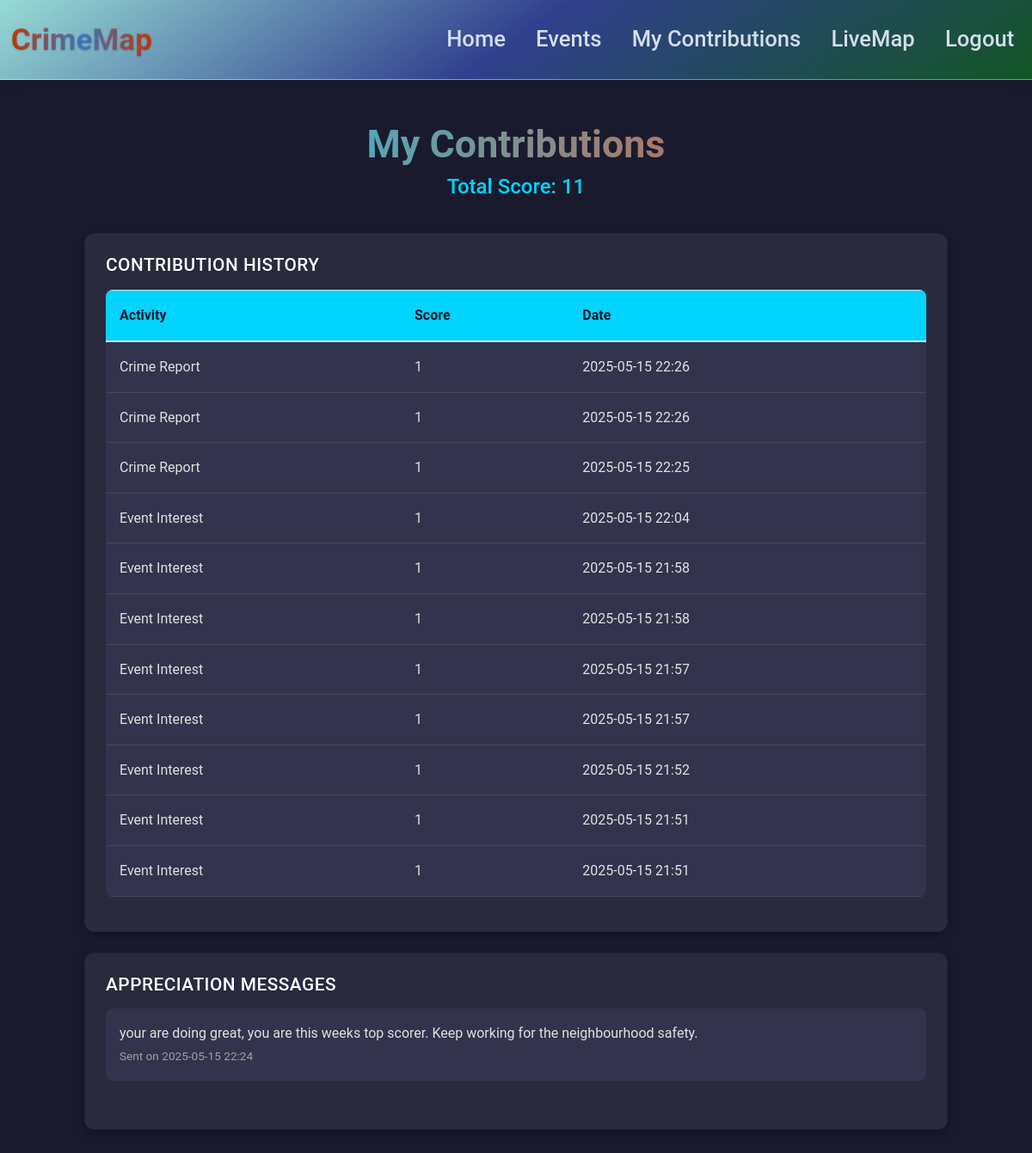
The app's page /user_contributions (signed in) with its own data.
### website/models.py (models this page shows, shortened)
class Contribution(db.Model):
    __tablename__ = 'contribution'
    id = db.Column(db.Integer, primary_key=True)
    user_id = db.Column(db.Integer, db.ForeignKey('user.id'), nullable=False)
    activity_type = db.Column(db.String(50), nullable=False)
    score = db.Column(db.Integer, default=1, nullable=False)
    event_id = db.Column(db.Integer, db.ForeignKey('event.id'))  # Add this line
    created_at = db.Column(db.DateTime(timezone=True), default=func.now())
    user = db.relationship('User', backref=db.backref('contributions', lazy=True))
    event = db.relationship('Event')  # Add relationship to Event

class AppreciationMessage(db.Model):
    __tablename__ = 'appreciation_message'
    id = db.Column(db.Integer, primary_key=True)
    user_id = db.Column(db.Integer, db.ForeignKey('user.id'), nullable=False)
    message = db.Column(db.Text, nullable=False)
    created_at = db.Column(db.DateTime(timezone=True), default=func.now())
    user = db.relationship('User', backref=db.backref('appreciation_messages', lazy=True))

### website/views.py (the view)
@views.route('/user_contributions')
@login_required
def user_contributions():
    contributions = Contribution.query.filter_by(user_id=current_user.id).order_by(Contribution.created_at.desc()).all()
    total_score = sum(c.score for c in contributions)
    messages = AppreciationMessage.query.filter_by(user_id=current_user.id).order_by(AppreciationMessage.created_at.desc()).all()
    return render_template('user_contributions.html', user=current_user, contributions=contributions, total_score=total_score, messages=messages)

### website/__init__.py (called while the page is built)
def create_app():
    app = Flask(__name__)
    app.config['SECRET_KEY'] = 'hjshjhdjah kjshkjdhjs'
    app.config['SQLALCHEMY_DATABASE_URI'] = f'sqlite:///{DB_NAME}'
    db.init_app(app)
    from .views import views
    from .auth import auth
    from .feedbacks import feedbacks
    app.register_blueprint(views, url_prefix='/')
    app.register_blueprint(auth, url_prefix='/')
    app.register_blueprint(feedbacks, url_prefix='/feedbacks')
    from .models import User
    with app.app_context():
        db.create_all()
    login_manager = LoginManager()
    login_manager.login_view = 'auth.login'
    login_manager.init_app(app)
    @login_manager.user_loader
    def load_user(id):
        return User.query.get(int(id))
    return app

### website/views.py (called while the page is built)
@views.context_processor
def inject_upcoming_events():
    upcoming_events = Event.query.filter(Event.date > datetime.now()).count()
    return {'upcoming_events': upcoming_events}

### website/templates/user_contributions.html (shortened to what this page needs)
{% extends "base.html" %}
{% block content %}
<div class="container">
    <div class="header">
        <h1>My Contributions</h1>
        <h3>Total Score: {{ total_score }}</h3>
    </div>
    <div class="card">
        <h4>Contribution History</h4>
        {% if contributions %}
        <table class="table">
            <thead>
                <tr>
                    <th>Activity</th>
                    <th>Score</th>
                    <th>Date</th>
                </tr>
            </thead>
            <tbody>
                {% for contribution in contributions %}
                <tr>
                    <td>{{ contribution.activity_type | replace('_', ' ') | title }}</td>
                    <td>{{ contribution.score }}</td>
                    <td>{{ contribution.created_at.strftime('%Y-%m-%d %H:%M') }}</td>
                </tr>
                {% endfor %}
            </tbody>
        </table>
        {% else %}
        <p class="no-data">No contributions yet.</p>
        {% endif %}
    </div>
    <div class="card">
        <h4>Appreciation Messages</h4>
        {% if messages %}
        <ul class="message-list">
            {% for message in messages %}
            <li class="message-item">
                <p>{{ message.message }}</p>
                <small>Sent on {{ message.created_at.strftime('%Y-%m-%d %H:%M') }}</small>
            </li>
            {% endfor %}
        </ul>
        {% else %}
        <p class="no-data">No appreciation messages received.</p>
        {% endif %}
    </div>
</div>
{% endblock %}

### website/templates/base.html (style rules this page uses)
body { background-color: #e6f0fa; color: #2c3e50; font-family: -apple-system, BlinkMacSystemFont, "Segoe UI", Roboto, sans-serif; line-height: 1.6; }
.container { max-width: 1200px; padding: 2.5rem 1rem; }

### website/templates/user_contributions.html (style rules this page uses)
body { background: #1a1a2e; color: #e0e0e0; font-family: 'Roboto', sans-serif; min-height: 100vh; margin: 0; }
.container { max-width: 1100px; margin: 3rem auto; padding: 0 1.5rem; }
.header { text-align: center; margin-bottom: 2.5rem; }
.header h1 { font-size: 2.8rem; font-weight: 700; color: #fff; background: linear-gradient(90deg, #00d4ff, #ff4b1f); -webkit-background-clip: text; background-clip: text; -webkit-text-fill-color: transparent; margin: 0; }
.header h3 { font-size: 1.5rem; color: #00d4ff; margin: 0.5rem 0; }
.card { background: #2a2a3e; border-radius: 12px; padding: 1.5rem; margin-bottom: 1.5rem; box-shadow: 0 4px 12px rgba(0, 0, 0, 0.3); transition: transform 0.3s ease, box-shadow 0.3s ease; }
.card h4 { font-size: 1.3rem; color: #fff; margin-bottom: 1rem; text-transform: uppercase; letter-spacing: 0.5px; }
.table { width: 100%; border-collapse: collapse; background: #33334d; border-radius: 8px; overflow: hidden; }
.table th, .table td { padding: 1rem; text-align: left; color: #e0e0e0; border-bottom: 1px solid rgba(255, 255, 255, 0.1); }
.table th { background: #00d4ff; color: #1a1a2e; font-weight: 600; }
.message-list { list-style: none; padding: 0; }
.message-item { background: #33334d; border-radius: 8px; padding: 1rem; margin-bottom: 1rem; transition: transform 0.3s ease; }
.message-item p { margin: 0; color: #e0e0e0; font-size: 1rem; }
.message-item small { color: #a0a0a0; font-size: 0.85rem; }

### records on screen
Contribution: activity_type "Crime Report", score "1", created_at "2025-05-15 22:26"
Contribution: activity_type "Crime Report", score "1", created_at "2025-05-15 22:26"
Contribution: activity_type "Crime Report", score "1", created_at "2025-05-15 22:25"
Contribution: activity_type "Event Interest", score "1", created_at "2025-05-15 22:04"
Contribution: activity_type "Event Interest", score "1", created_at "2025-05-15 21:58"
Contribution: activity_type "Event Interest", score "1", created_at "2025-05-15 21:58"
Contribution: activity_type "Event Interest", score "1", created_at "2025-05-15 21:57"
Contribution: activity_type "Event Interest", score "1", created_at "2025-05-15 21:57"
Contribution: activity_type "Event Interest", score "1", created_at "2025-05-15 21:52"
Contribution: activity_type "Event Interest", score "1", created_at "2025-05-15 21:51"
Contribution: activity_type "Event Interest", score "1", created_at "2025-05-15 21:51"
AppreciationMessage: message "your are doing great, you are this weeks top scorer. Keep working for the neighbourhood safety.", created_at "2025-05-15 22:24"

### other values on screen
{{ total_score }} "11"
